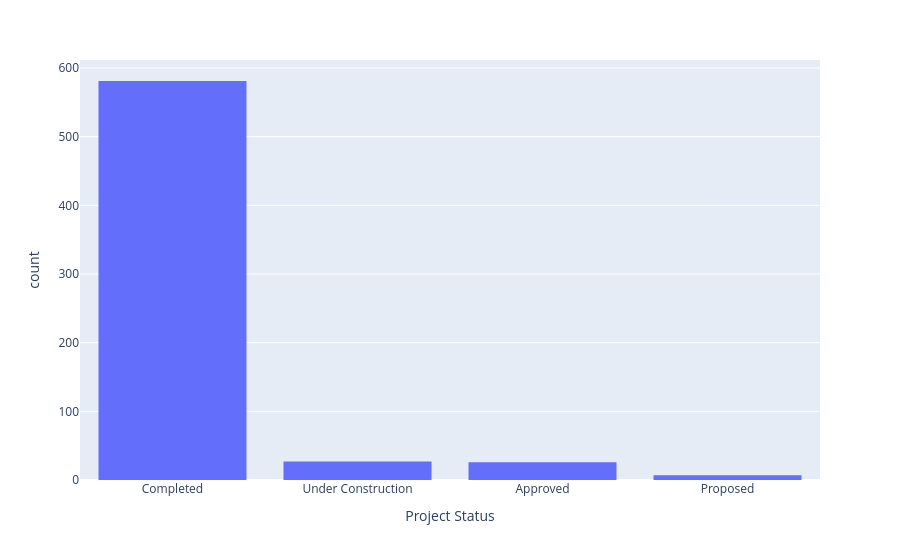

This figure's notebook cell:
### Markdown cell above
## Project status

### Code cell
px.histogram(data, 'Project Status')

### Figure 1 — Plotly figure (JSON) as saved in the notebook; plotly's stock layout.template omitted (floating-point values rounded to 4 significant figures; data arrays with more than 128 entries replaced by an {"elided": "..."} marker saying what was removed)
{"data": [{"alignmentgroup": "True", "bingroup": "x", "hovertemplate": "Project Status=%{x}<br>count=%{y}<extra></extra>", "legendgroup": "", "marker": {"color": "#636efa", "pattern": {"shape": ""}}, "name": "", "offsetgroup": "", "orientation": "v", "showlegend": false, "type": "histogram", "x": {"elided": "641 str values"}, "xaxis": "x", "yaxis": "y"}], "layout": {"barmode": "relative", "legend": {"tracegroupgap": 0}, "margin": {"t": 60}, "xaxis": {"anchor": "y", "domain": [0, 1], "title": {"text": "Project Status"}}, "yaxis": {"anchor": "x", "domain": [0, 1], "title": {"text": "count"}}}}
